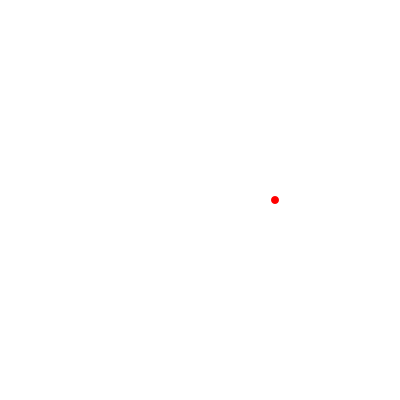
Frame 1 (no input)
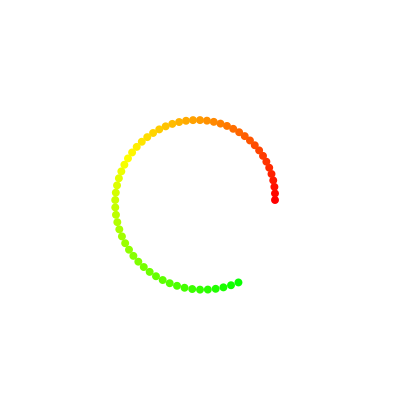
Frame 60 (the mouse pressed at the canvas centre just before this capture)
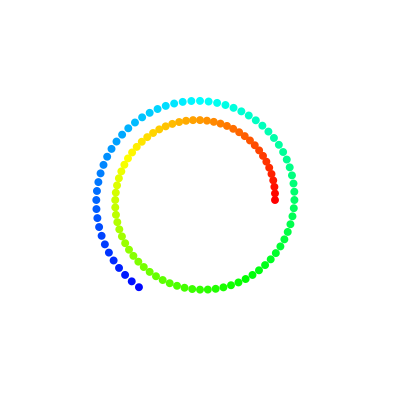
Frame 120 (the mouse held since frame 60 and released just before this capture)

The Processing sketch that drew these frames (run headless with seeded random() and noise(); from frame 60 on, the mouse is pressed at the canvas centre):

// Processing sketch: colorShape
// ── colorShape.pde
float r = 150;          // 円の半径
int theta;            // 回転角
int dTheta = 5;       // 回転角の増分/点
float rad;            // 回転角
int d = 8;            // 点の直径
float x, y;           // 点の中心座標
float cor = 0;
float c;

void setup() {
  size(400, 400);
  noStroke();
  background(255, 255, 255);
  fill(0, 0, 0);
  theta = 0;
  colorMode(HSB, 360, 100, 100);  // 色の指定をHSBに
  // (色相 0-360, 彩度 0-100, 明度 0-100)
}

void draw() {
  rad = radians(theta);
  c = (sin(radians(theta)/24)+1)/2;
  x = r * cos(rad) * c;
  y = -r * sin(rad) * c;
  fill(cor, 100, 100);
  //println("cor =" + cor);
  println("x=" + x);
  println("y=" + y);
  ellipse(x + width/2, y + height/2, d, d);   // 楕円の中心のx,y座標、幅、高さ
  theta = theta + dTheta;
  cor = 2 + cor;
  if (cor > 360) {
    cor = 0;
  }
}
